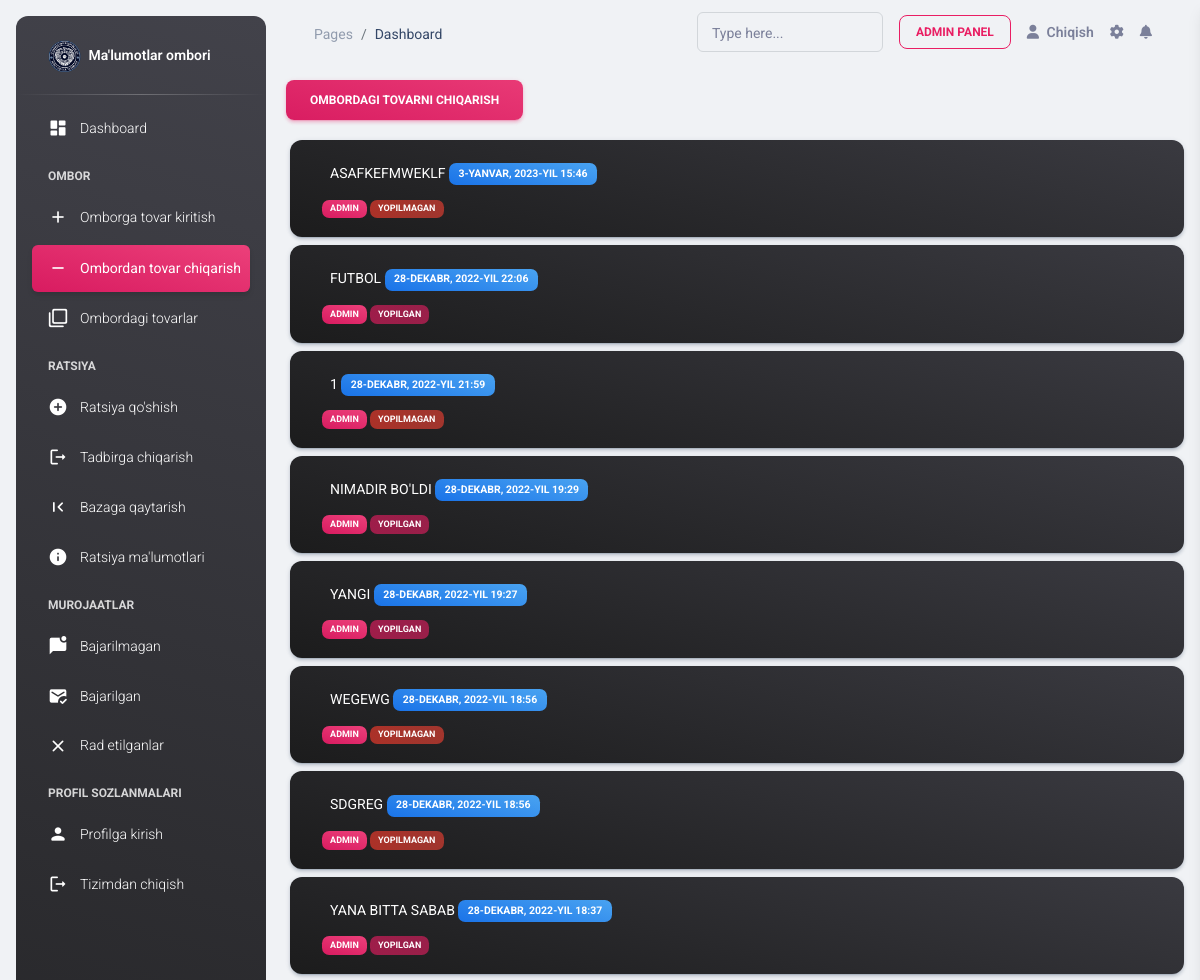
Before: /depot/out/ (signed in, upper part) with the older database file.
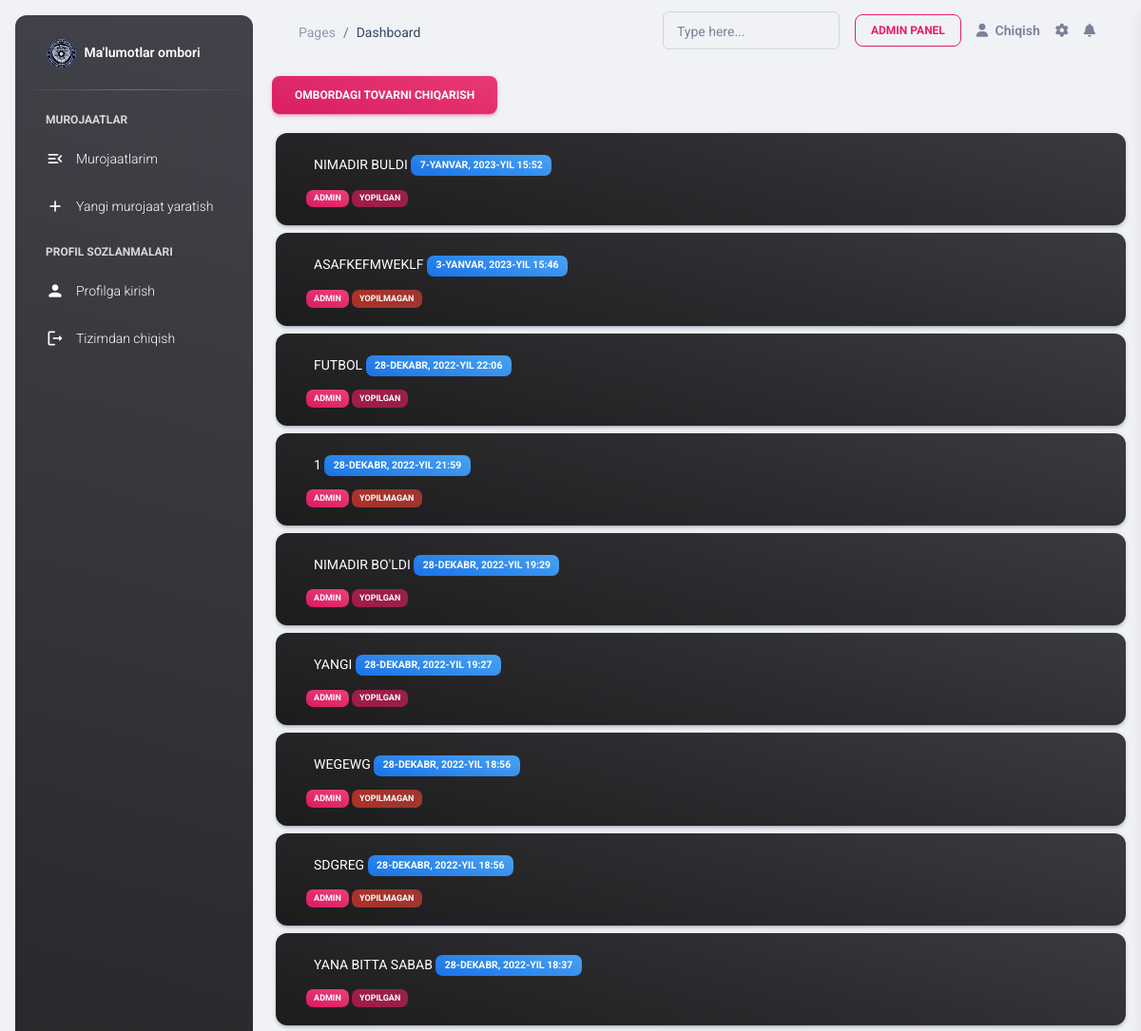
After: the same page with the newer database file.
### warehouse/models.py (models this page shows, shortened)
class Reason(models.Model):
    reason = models.CharField(max_length=100)
    opener = models.ForeignKey(CustomUser, on_delete=models.CASCADE)
    rea_date = models.DateTimeField(auto_now_add=True)
    closed = models.BooleanField(default=False)

### accounts/models.py (models this page shows)
class CustomUser(AbstractUser):
    phone_number = models.CharField(max_length=60)

### warehouse/views.py (the view, shortened to what this page needs)
# urls.py: path('depot/out/', OutDepot.as_view(), name='out_depot'),
class OutDepot(LoginRequiredMixin, TemplateView):
    template_name = 'outdepot.html'
    reasonid = int()
    def get(self, request, *args, **kwargs):
        if 'reason' in request.GET:
            reason, created = Reason.objects.get_or_create(reason=self.request.GET['reason'], opener=self.request.user)
            self.reasonid = reason.pk
            context = self.get_context_data()
            return self.render_to_response(context)
        context = dict()
        context['reasons'] = Reason.objects.all()
        return render(request, 'reasons.html', context=context)

### templates/reasons.html (shortened to what this page needs)
{% extends 'base.html' %}
{% block content %}
    {% load static %}
    <body class="g-sidenav-show  bg-gray-200">
    {% include "aside.html" %}
    <main class="main-content position-relative max-height-vh-100 h-100 border-radius-lg ">
        {% include 'navbar.html' %}
        <div class="container">
            <button type="button" class="btn bg-gradient-primary my-3" data-bs-toggle="modal"
                    data-bs-target="#outdepot">
                Ombordagi tovarni chiqarish
            </button>
            <div class="d-flex justify-content-between flex-column-reverse  flex-column mb-3">
                {% for reason in reasons %}
                    <a href="{% url 'out_depot' %}?reason={{ reason.reason }}">
                        <div class="btn card  m-1 bg-gradient-dark text-lg-start">
                            <div class="card-body p-2">
                                <p class="text-uppercase text-white  p-lg-1 form-label text-xxl-start">{{ reason.reason }}
                                    <span
                                            class="badge bg-gradient-info">  {{ reason.rea_date }}</span>
                                </p>      <span class=" badge bg-gradient-primary">{{ reason.opener }} </span>
                                <span class=" badge bg-gradient-faded-{% if reason.closed %}primary{% else %}danger{% endif %}">{% if reason.closed %} Yopilgan{% else %}
                                    Yopilmagan{% endif %}</span>
                            </div>
                        </div>
                    </a>
                {% endfor %}
            </div>
        </div>
    </main>
    </body>
{% endblock content %}

Changed rows visible on the page:
added Reason: reason "NIMADIR BULDI", rea_date "7-YANVAR, 2023-YIL 15:52", opener "ADMIN", closed "YOPILGAN"
Other visible differences:
text no longer shown: "Dashboard OMBOR Omborga tovar kiritish Ombordan tovar chiqarish Ombordagi tovarlar RATSIYA Ratsiya qo'shish Tadbirga chiqarish Bazaga qaytarish Ratsiya ma'lumotlari Bajarilmagan Bajarilgan Rad etilganlar"
text now shown: "Murojaatlarim Yangi murojaat yaratish"
